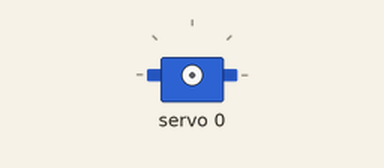
Recording of a sketch running on a simulated Arduino Uno, built with avr-gcc and run on an emulated ATmega328P. Parts: servo. What the sketch prints to the serial monitor is not drawn.

Above: at 0.1 s.
Timing chart, 0 to 5.9 s (numbered marks = the images above):
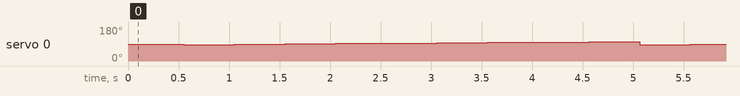

The sketch:

8_PCA9685_con_servomotor_vfinal_v3.ino
```cpp
// https://www.youtube.com/watch?v=pne01vHabMw
// https://github.com/adafruit/Adafruit-PWM-Servo-Driver-Library
// https://www.youtube.com/watch?v=y8X9X10Tn1k
// https://www.youtube.com/watch?v=EUd4Fqot1Mc&t=114s

#include <Wire.h>
#include <Adafruit_PWMServoDriver.h>


Adafruit_PWMServoDriver servos1 = Adafruit_PWMServoDriver();


#define SERVOMIN  1450 // This is the 'minimum' pulse length count (out of 4096)
#define SERVOMAX  1600 // This is the 'maximum' pulse length count (out of 4096)


#define FREQUENCY 50

// our servo # counter
uint8_t servonum = 0;

void setup() {
  Serial.begin(115200);
  Serial.println("8 channel Servo test!");

  // Inicializando la libreria para comunicarse con el PCA9685
  servos1.begin();

  //pwm.setOscillatorFrequency(27000000);
  servos1.setPWMFreq(50);  // Analog servos run at ~50 Hz updates

  delay(FREQUENCY);
}

////////////// Functions (inicio) //////////////////////
void driveMin(){
  servos1.setPWM(servonum, 0, SERVOMIN);
}

void driveMax(){
  servos1.setPWM(servonum, 0, SERVOMAX);
}
////////////// Functions (inicio) //////////////////////

void loop() {
  // Mover motor siguiendo loop ascendente de angulo de 0 a 101 cada 15 grados
  for(int angle = 0; angle <= 361; angle += 45){
    delay(500);
    servos1.setPWM(servonum, 0, convert2angle(angle)); // moviendo el servinum 0
  }
}

// Convertir angulo a pulso
int convert2angle(int myAng){
  int pulse, analog_value;
  pulse = map(myAng, 0, 360, SERVOMIN, SERVOMAX); // 0 grados se vuelve 150 y 180 se vuelve 600 de pulso
  analog_value = int(float(pulse) / 1000000 * FREQUENCY * 4096);
  Serial.println("Angulo/Pulso: ");
  Serial.println(myAng);
  Serial.println(" / ");
  Serial.println(pulse);
  Serial.println(" / ");
  Serial.println(analog_value);
  return analog_value;
}
```

Measured:
- by itself, servo 0: repeats every 4.5 s: 89° 0.50 s, 91° 0.50 s, 93° 0.50 s, 95° 0.50 s, 97° 0.50 s, 98° 0.50 s, 100° 0.50 s, 102° 0.50 s, 87° 0.50 s
